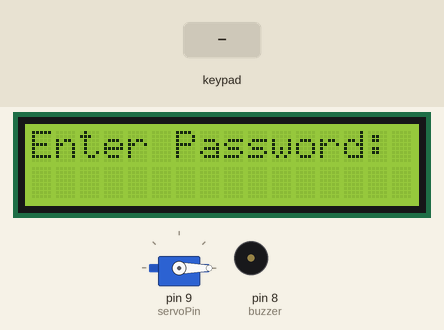
Simulated run of this sketch. Board: Arduino Uno, built with avr-gcc and run on an emulated ATmega328P. Shown: 16×2 character LCD, servo, buzzer (waves = sounding, pin HIGH). The test bench sets the inputs (shaded band).

Above: at 1.2 s.
1.3 s: keypad keys 3 7 3 2 # pressed 0.4 s apart
At 4.2 s:
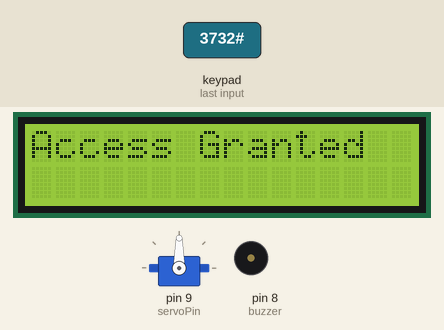
4.8 s: key '#' pressed
At 6.3 s:
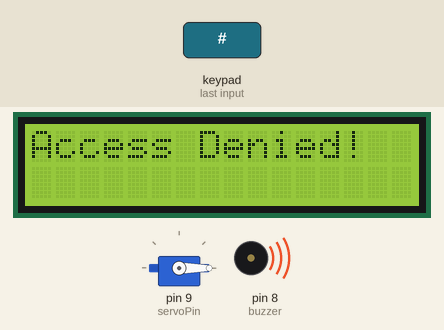
7.8 s: key '1' pressed
At 8.8 s:
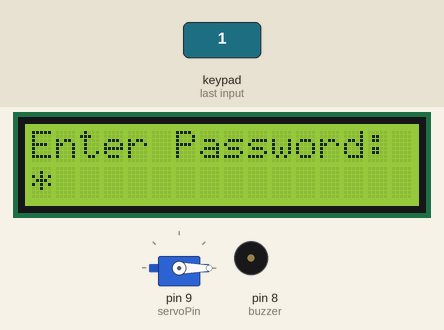
9.3 s: keypad keys 3 7 3 2 pressed 0.4 s apart
At 11.0 s:
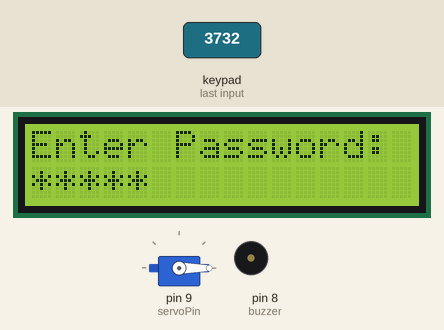
12.4 s: keypad keys 3 7 3 2 * pressed 0.4 s apart
At 12.6 s:
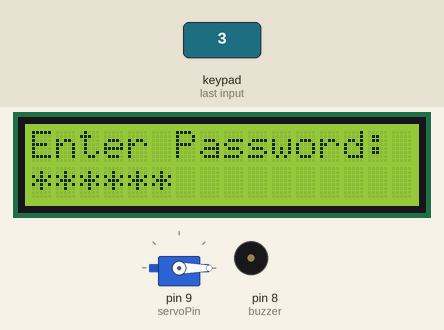
15.9 s: key '2' pressed
At 17.3 s:
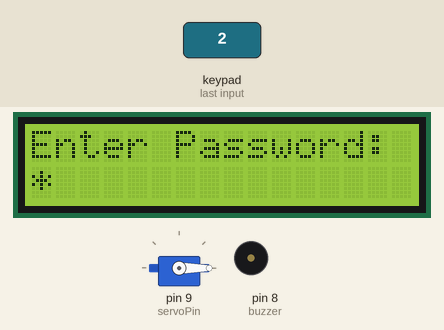
Timing chart, 0 to 18.4 s (numbered marks = the images above; inputs shaded):
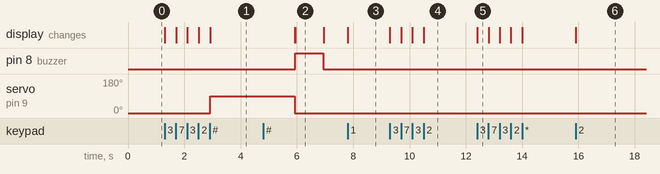

Measured:
- after the input at 1.3 s, servo on pin 9 (servoPin): 0° → 90° after 1.6 s; the display: first changes at once (image 1 shows a later state)
- after the input at 4.8 s, pin 8 (buzzer): LOW → HIGH after 1.1 s, → LOW 1.0 s later; the display: first differs from a run without the input after 1.1 s (image 2)
- after the input at 7.8 s, the display: changes at once (image 3)
- after the input at 9.3 s, the display: first changes at once (image 4 shows a later state)
- after the input at 12.4 s, the display: changes at once (image 5)
- after the input at 15.9 s, the display: changes at once (image 6)
- what the display in image 2 shows lasts 1.0 s, from 5.9 s to 6.9 s

The sketch:

Servo_motor.ino
```cpp
#include <Keypad.h>
#include <LiquidCrystal.h>
#include <Servo.h>

LiquidCrystal lcd(A4, A5, A3, A2, A1, A0);
Servo myservo;

const byte ROWS = 4;
const byte COLS = 3;

char keys[ROWS][COLS] = {
  {'1','2','3'},
  {'4','5','6'},
  {'7','8','9'},
  {'*','0','#'}
};

byte rowPins[ROWS] = {3,2,1,0};
byte colPins[COLS] = {4,5,6};

Keypad keypad = Keypad(makeKeymap(keys), rowPins, colPins, ROWS, COLS);

String password = "3732";
String input = "";

int buzzer = 8;
int servoPin = 9;

void setup() {
  lcd.begin(16, 2);
  lcd.print("Enter Password:");
  myservo.attach(servoPin);
  myservo.write(0);  // Door closed
  pinMode(buzzer, OUTPUT);
  digitalWrite(buzzer, LOW);
}

void loop() {
  char key = keypad.getKey();

  if (key) {
    if (key == '#') { // '#' used as Enter key
      if (input == password) {
        lcd.clear();
        lcd.print("Access Granted");
        myservo.write(90);     // Door opens
        delay(3000);
        myservo.write(0);      // Door closes
        lcd.clear();
        lcd.print("Enter Password:");
      } else {
        lcd.clear();
        lcd.print("Access Denied!");
        digitalWrite(buzzer, HIGH);
        delay(1000);
        digitalWrite(buzzer, LOW);
        lcd.clear();
        lcd.print("Enter Password:");
      }
      input = ""; // Reset input
    }
    else if (key == '*') { // '*' to clear input
      input = "";
      lcd.clear();
      lcd.print("Enter Password:");
    }
    else {
      input += key;
      lcd.setCursor(0, 1);
      for (int i = 0; i < input.length(); i++) lcd.print('*'); // mask password
    }
  }
}
```
